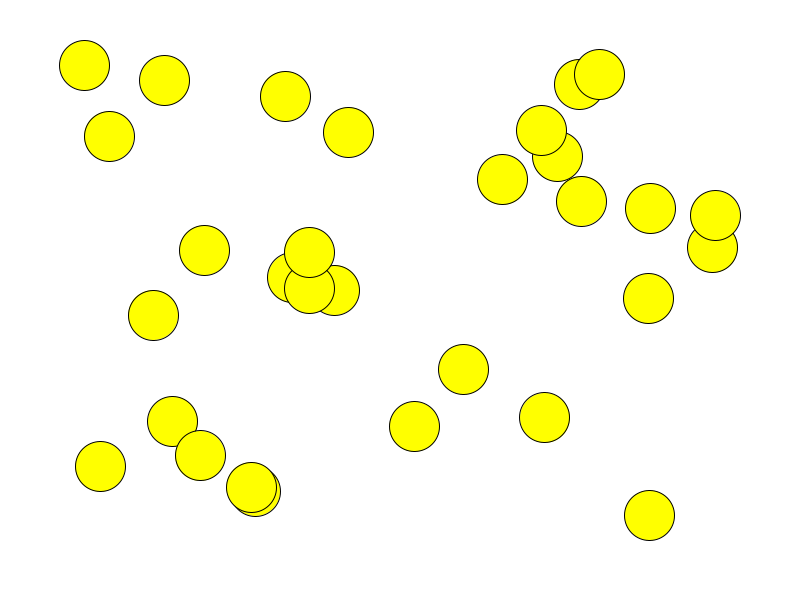
Frame 1 (no input)
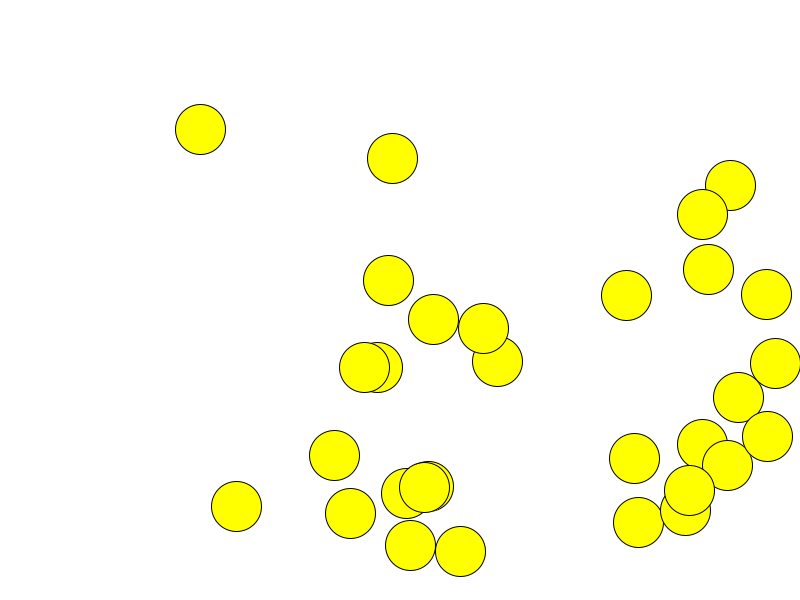
Frame 60 (the mouse pressed at the canvas centre just before this capture)
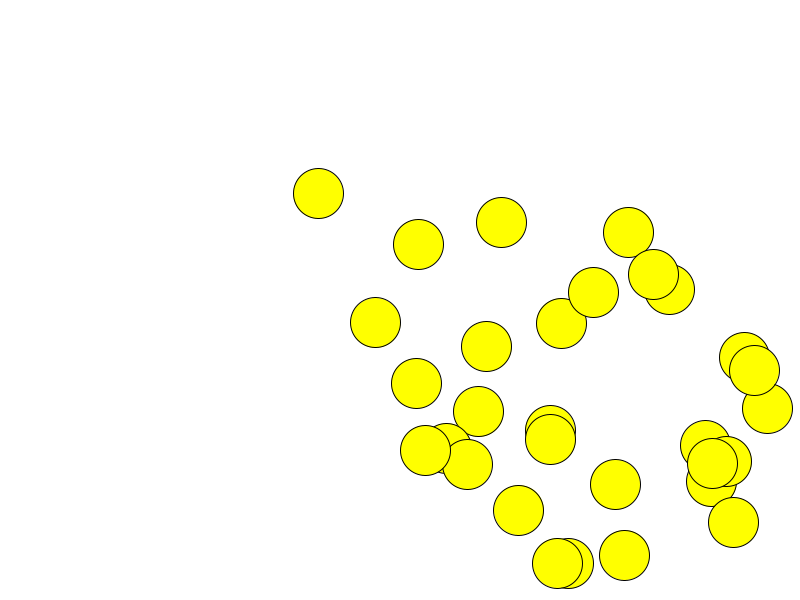
Frame 120 (the mouse held since frame 60 and released just before this capture)

The Processing sketch that drew these frames (run headless with seeded random() and noise(); from frame 60 on, the mouse is pressed at the canvas centre):

// Processing sketch: ans8_6_7
// ── ans8_6_7.pde
int balls = 30; //ここを1にすれば一個のボールの動きを確認できる(ちゃんと3度跳ね返ったら赤くなってるかを確認できる)
float xs[] = new float[balls];
float ys[] = new float[balls];
float stepXs[] = new float[balls];
float stepYs[] = new float[balls];
float d = 50;
int count[] = new int[balls]; //跳ね返った回数を保存する

void setup() {
  size(800, 600);
  for (int i = 0; i < balls; i++) {
    xs[i] = random(d, width-d);
    ys[i] = random(d, height-d);
    stepXs[i] = random(1, 5);
    stepYs[i] = random(1, 5);
  }
}

void draw() {
  background(255);

  for (int i = 0; i < balls; i++) {
    fill(255, 255, 0);
    if (count[i]>=3) { //3回以上跳ね返っているなら赤く塗る
      fill(255, 0, 0);
    }
    ellipse(xs[i], ys[i], d, d);

    if (xs[i] > width-d/2 || xs[i] < d/2) {
      stepXs[i] *= -1;
      count[i] += 1; //壁で跳ね返ったことを記録
    }
    if (ys[i] > height-d/2 || ys[i] < d/2) {
      stepYs[i] *= -1;
      count[i] += 1; //壁で跳ね返ったことを記録
    }

    xs[i] += stepXs[i];
    ys[i] += stepYs[i];
  }
}
